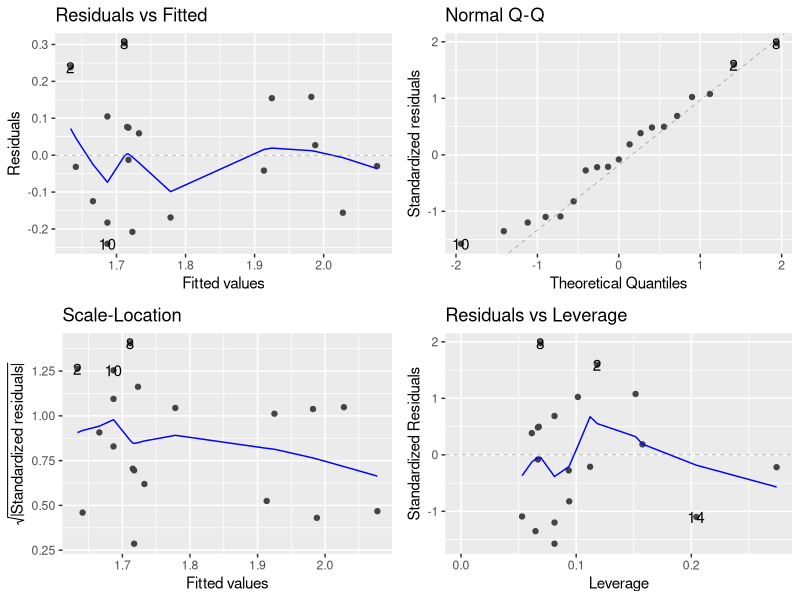
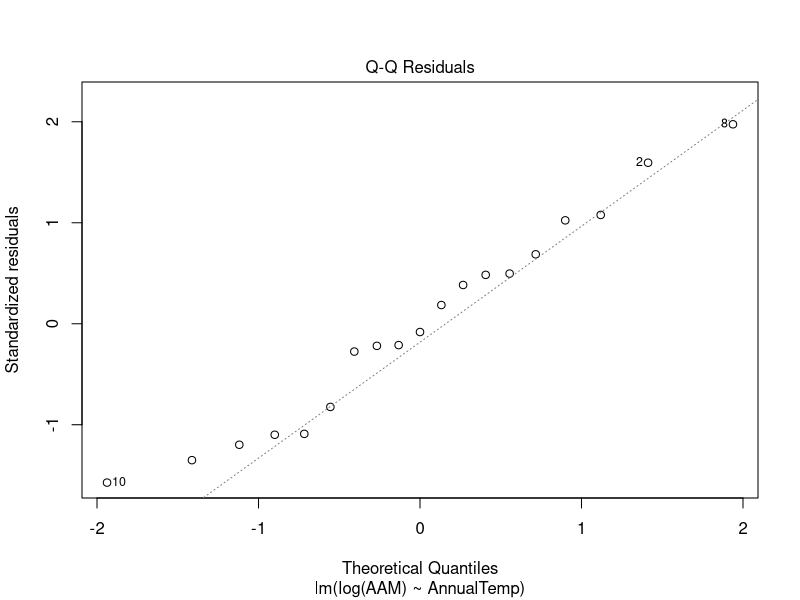
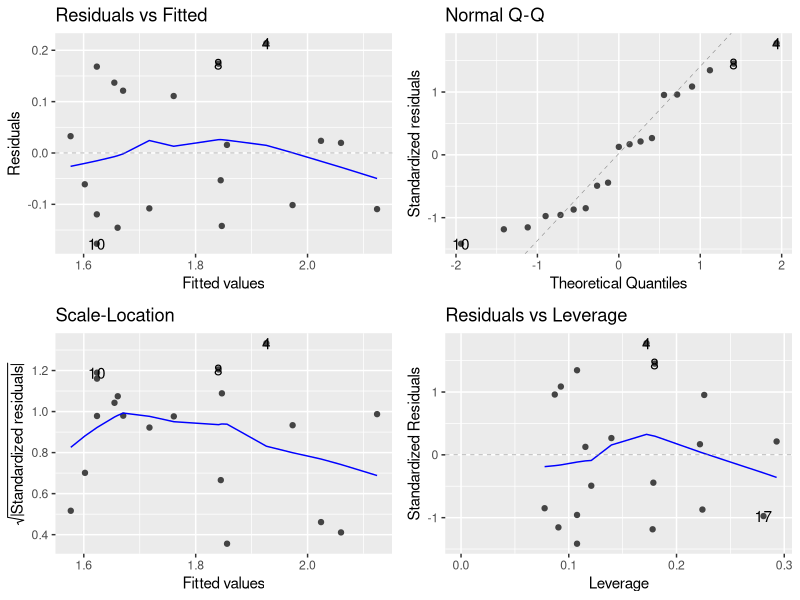
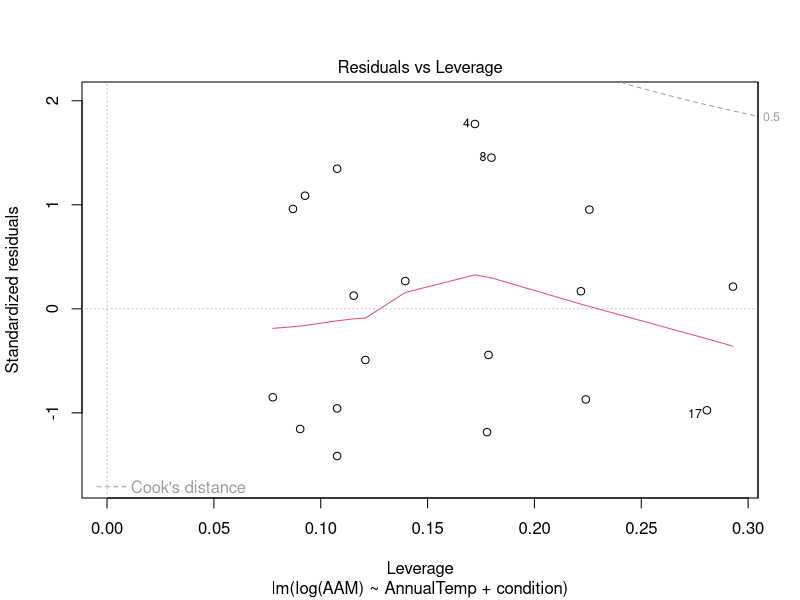

These charts were generated, in order, by the following R code: (Note: this script raises an error after producing the figures.)
#' This script is used to compare the four difference models for establishing
#' the relationship between AAM and temperature + condition for black carp and
#' Asian carp.
#' 
#' We use:
#'
#' 1. Linear addictive model  2. Interaction model
#' 3. Simple linear model  4. Grouped-specific model
#' 
#' on:
#' 
#' 1. Annual temperature  2. Cold temperature
#' 
#' We also conducted the same AIC analyses for all Asian carp species. But for
#' Asian carp, the data is subsampled.


library(ggplot2)
library(ggfortify)
library(tidyverse)


## Import data
asian.carp <- read.csv("asian carp final.csv")
asian.carp$Condition <- as.factor(asian.carp$Condition)
str(asian.carp)

Black <- read.csv("eddie_carp_new.csv")
Black$condition <- as.factor(Black$condition)
str(Black)

## Separate by species
Grass <- asian.carp[asian.carp$Species=="Grass",]
Bighead <- asian.carp[asian.carp$Species=="Bighead",]
Silver <- asian.carp[asian.carp$Species=="Silver",]
Big.sil <- rbind(Bighead, Silver) # combine the two groups



#### Black carp (does not subsample) ####

Black.clean <- Black %>% filter(!row_number() == 5) %>% filter(sex != "male") %>% 
  filter(!condition == "na")

# OPTIONAL
Black.clean <- Black.clean[Black.clean$AAM != 11,]
Black.clean <- Black.clean[Black.clean$AAM != 4,]
Black.clean <- Black.clean[Black.clean$location != "Heilong Jiang"]


## Simple linear model (same slope, same intercept)
black.simple <- lm(log(AAM)~AnnualTemp, data = Black.clean)
anova(black.simple)
summary(black.simple)
autoplot(black.simple) # did not meet??

plot(black.simple, which = 2)


## Linear addictive models (same slope, different intercept)
black.linear <- lm(log(AAM)~AnnualTemp+condition, data = Black.clean)
anova(black.linear)
summary(black.linear)
autoplot(black.linear)

plot(black.linear, which = 5)


## Interaction model (different slope, same intercept)
black.int <- lm(log(AAM)~AnnualTemp:condition, data = Black.clean)
summary(black)


## Grouped-specific models (ANCOVA: different slope, different intercept)
black.group <- lm(log(AAM)~AnnualTemp*condition, data = Black.clean)
anova(black.int)
summary(black.int)
autoplot(black.int)

plot(black.int, which = 5)


## Compare the AIC scores
AIC(black.simple, black.linear, black.int, black.group)


## Outlier check
hist(log(Black.clean$AAM))
mean(log(Black.clean$AAM)) + 3 * sd(log(Black.clean$AAM))
sd(log(Black.clean$AAM))



#### Asian carp all species (subsample 1000 times) ####

## Look at the spatial codes for the current asian carp data
asian.carp.clean <- asian.carp %>% 
  filter(Condition %in% c("natural", "artificial"))

table(asian.carp.clean$Code)
table(asian.carp.clean$Code_Str)


## Subsampling for 1000 times (define all four models in one iteration!)
# Create the matrices to store the results
asian.linear.results <- matrix(NA,1000,4)
asian.add.results <- matrix(NA,1000,4)
asian.int.results <- matrix(NA,1000,4)
asian.group.results <- matrix(NA,1000,4)


# For 1000 iterations
for(i in 1:1000){
  sub <- asian.carp.clean %>% group_by(Code_Str) %>% sample_n(size=1)
  
  # annual
  reg.linear.annual <- lm(log(AAM)~AnnualTemp, data = sub)
  reg.add.annual <- lm(log(AAM)~AnnualTemp+Condition, data = sub)
  reg.int.annual <- lm(log(AAM)~AnnualTemp:Condition, data = sub)
  reg.group.annual <- lm(log(AAM)~AnnualTemp*Condition, data = sub)
  
  # AICs for annual
  asian.linear.results[i,1]<-as.numeric(AICc(reg.linear.annual))
  asian.add.results[i,1]<-as.numeric(AICc(reg.add.annual))
  asian.int.results[i,1]<-as.numeric(AICc(reg.int.annual))
  asian.group.results[i,1]<-as.numeric(AICc(reg.group.annual))
  
  # R2 for annual
  asian.linear.results[i,2]<-summary(reg.linear.annual)$adj.r.squared
  asian.add.results[i,2]<-summary(reg.add.annual)$adj.r.squared
  asian.int.results[i,2]<-summary(reg.int.annual)$adj.r.squared
  asian.group.results[i,2]<-summary(reg.group.annual)$adj.r.squared
  
  # cold
  reg.linear.cold <- lm(log(AAM)~ColdTemp, data = sub)
  reg.add.cold <- lm(log(AAM)~ColdTemp+Condition, data = sub)
  reg.int.cold <- lm(log(AAM)~ColdTemp:Condition, data = sub)
  reg.group.cold <- lm(log(AAM)~ColdTemp*Condition, data = sub)
  
  # AICs for cold
  asian.linear.results[i,3]<-as.numeric(AICc(reg.linear.cold))
  asian.add.results[i,3]<-as.numeric(AICc(reg.add.cold))
  asian.int.results[i,3]<-as.numeric(AICc(reg.int.cold))
  asian.group.results[i,3]<-as.numeric(AICc(reg.group.cold))
  
  # R2 for cold
  asian.linear.results[i,4]<-summary(reg.linear.cold)$adj.r.squared
  asian.add.results[i,4]<-summary(reg.add.cold)$adj.r.squared
  asian.int.results[i,4]<-summary(reg.int.cold)$adj.r.squared
  asian.group.results[i,4]<-summary(reg.group.cold)$adj.r.squared
}


## R^2 values for the four models
# annual
r2annual <- data.frame(
  Model = c("Simple linear", "Linear additive", "Interaction", "Grouped"),
  R2 = c(mean(unique(asian.linear.results[,2])),
         mean(unique(asian.add.results[,2])),
         mean(unique(asian.int.results[,2])),
         mean(unique(asian.group.results[,2])))
)

# cold
r2cold <- data.frame(
  Model = c("Simple linear", "Linear additive", "Interaction", "Grouped"),
  R2 = c(mean(unique(asian.linear.results[,4])),
         mean(unique(asian.add.results[,4])),
         mean(unique(asian.int.results[,4])),
         mean(unique(asian.group.results[,4])))
)


## AIC values - below is only for one temperature metric
# Quick average of AICs
mean(unique(asian.linear.results[,1]))
mean(unique(asian.add.results[,1]))
mean(unique(asian.int.results[,1]))
mean(unique(asian.group.results[,1]))

# Calculate the differences of AIC values
aic.asian <- matrix(NA,1000,3) # store the differences in AIC values
aic.asian[,1] <- asian.add.results[,1] - asian.linear.results[,1]
aic.asian[,2] <- asian.int.results[,1] - asian.linear.results[,1]
aic.asian[,3] <- asian.group.results[,1] - asian.linear.results[,1]


# Look at the distribution of differences
# Create a data frame
data <- as.data.frame(aic.asian)
colnames(data) <- c("additive-linear","interation-linear","group-linear")

# Convert to long data format
data_long <- data %>%
  pivot_longer(cols = everything(), names_to = "Group", values_to = "Value")

# Define the desired order of groups
desired_order <- c("additive-linear","interation-linear","group-linear")

# Convert "Group" to a factor with desired order
data_long$Group <- factor(data_long$Group, levels = desired_order)

# Violin plot
ggplot(data_long, aes(x = Group, y = Value, fill = Group))+
  geom_violin()+
  labs(title = "Differences of AIC scores among models, using simple linear model as base. Annual Temp")+
  theme_bw()





# Check the Cook's distance that are three times larger than the mean
cooksD <- cooks.distance(asian.simple)
influential <- cooksD[(cooksD > (3 * mean(cooksD, na.rm = TRUE)))]
influential



#### Grass carp (subsample 100 times) ####

Grass.clean <- Grass %>% 
  filter(Condition %in% c("natural", "artificial"))

table(Grass.clean$Code)


## Simple linear model
grass.linear.results <- matrix(NA,100,1)
for(i in 1:100){
  sub <- Grass.clean %>% group_by(Code) %>% sample_n(size=1)
  reg <- lm(log(AAM)~AnnualTemp, data = sub)
  grass.linear.results[i,1]<-as.numeric(AIC(reg))
}


## Linear addictive models (same slope, different intercept)
grass.add.results <- matrix(NA,100,1)
for(i in 1:100){
  sub <- Grass.clean %>% group_by(Code) %>% sample_n(size=1)
  reg <- lm(log(AAM)~AnnualTemp+Condition, data = sub)
  grass.add.results[i,1]<-as.numeric(AIC(reg))
}


## Interaction models (different slope, same intercept)
grass.int.results <- matrix(NA,100,1)
for(i in 1:100){
  sub <- Grass.clean %>% group_by(Code) %>% sample_n(size=1)
  reg <- lm(log(AAM)~AnnualTemp:Condition, data = sub)
  grass.int.results[i,1]<-as.numeric(AIC(reg))
}


## Grouped-specific model (different slope, different intercept)
grass.group.results <- matrix(NA,100,1)
for(i in 1:100){
  sub <- Grass.clean %>% group_by(Code) %>% sample_n(size=1)
  reg <- lm(log(AAM)~AnnualTemp*Condition, data = sub)
  grass.group.results[i,1]<-as.numeric(AIC(reg))
}


## Look at the distribution of the AIC scores
# Create a data frame
data <- as.data.frame(cbind(grass.linear.results, grass.add.results,
                            grass.int.results, grass.group.results))
colnames(data) <- c("linear", "additive", "interaction", "grouped")

# Convert to long data format
data_long <- data %>%
  pivot_longer(cols = everything(), names_to = "Group", values_to = "Value")

# Define the desired order of groups
desired_order <- c("linear", "additive", "interaction", "grouped")

# Convert "Group" to a factor with desired order
data_long$Group <- factor(data_long$Group, levels = desired_order)

# Violin plot
ggplot(data_long, aes(x = Group, y = Value, fill = Group))+
  geom_violin()+
  labs(title = "Grass carp 100 iterations")+
  theme_bw()


## Compare the AIC scores
mean(unique(grass.linear.results[,1]))
mean(unique(grass.add.results[,1]))
mean(unique(grass.int.results[,1]))
mean(unique(grass.group.results[,1]))



#### Bighead and Silver carp (subsample 100 times) ####

Big.sil.clean <- Big.sil %>% 
  filter(Condition %in% c("natural", "artificial"))

table(Big.sil.clean$Code)


## Simple linear model
bs.linear.results <- matrix(NA,100,1)
for(i in 1:100){
  sub <- Big.sil.clean %>% group_by(Code) %>% sample_n(size=1)
  reg <- lm(log(AAM)~AnnualTemp, data = sub)
  bs.linear.results[i,1]<-as.numeric(AIC(reg))
}


## Linear addictive models (same slope, different intercept)
bs.add.results <- matrix(NA,100,1)
for(i in 1:100){
  sub <- Big.sil.clean %>% group_by(Code) %>% sample_n(size=1)
  reg <- lm(log(AAM)~AnnualTemp+Condition, data = sub)
  bs.add.results[i,1]<-as.numeric(AIC(reg))
}


## Interaction models (different slope, same intercept)
bs.int.results <- matrix(NA,100,1)
for(i in 1:100){
  sub <- Big.sil.clean %>% group_by(Code) %>% sample_n(size=1)
  reg <- lm(log(AAM)~AnnualTemp:Condition, data = sub)
  bs.int.results[i,1]<-as.numeric(AIC(reg))
}


## Grouped-specific model (different slope, different intercept)
bs.group.results <- matrix(NA,100,1)
for(i in 1:100){
  sub <- Big.sil.clean %>% group_by(Code) %>% sample_n(size=1)
  reg <- lm(log(AAM)~AnnualTemp*Condition, data = sub)
  bs.group.results[i,1]<-as.numeric(AIC(reg))
}


## Look at the distribution of the AIC scores
# Create a data frame
data <- as.data.frame(cbind(bs.linear.results, bs.add.results,
                            bs.int.results, bs.group.results))
colnames(data) <- c("linear", "additive", "interaction", "grouped")

# Convert to long data format
data_long <- data %>%
  pivot_longer(cols = everything(), names_to = "Group", values_to = "Value")

# Define the desired order of groups
desired_order <- c("linear", "additive", "interaction", "grouped")

# Convert "Group" to a factor with desired order
data_long$Group <- factor(data_long$Group, levels = desired_order)

# Violin plot
ggplot(data_long, aes(x = Group, y = Value, fill = Group))+
  geom_violin()+
  labs(title = "Bighead and silver carp 100 iterations")+
  theme_bw()


## Compare the AIC scores
mean(unique(bs.linear.results[,1]))
mean(unique(bs.add.results[,1]))
mean(unique(bs.int.results[,1]))
mean(unique(bs.group.results[,1]))
